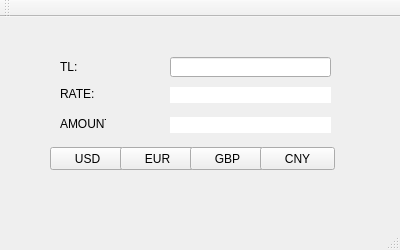
<?xml version="1.0" encoding="UTF-8"?>
<ui version="4.0">
 <class>MainWindow</class>
 <widget class="QMainWindow" name="MainWindow">
  <property name="geometry">
   <rect>
    <x>0</x>
    <y>0</y>
    <width>400</width>
    <height>250</height>
   </rect>
  </property>
  <property name="sizePolicy">
   <sizepolicy hsizetype="Preferred" vsizetype="Preferred">
    <horstretch>0</horstretch>
    <verstretch>0</verstretch>
   </sizepolicy>
  </property>
  <property name="minimumSize">
   <size>
    <width>400</width>
    <height>250</height>
   </size>
  </property>
  <property name="maximumSize">
   <size>
    <width>400</width>
    <height>250</height>
   </size>
  </property>
  <property name="windowTitle">
   <string>MainWindow</string>
  </property>
  <widget class="QWidget" name="centralWidget">
   <widget class="QLabel" name="TL">
    <property name="geometry">
     <rect>
      <x>60</x>
      <y>40</y>
      <width>51</width>
      <height>20</height>
     </rect>
    </property>
    <property name="styleSheet">
     <string notr="true">border-color: rgb(1, 1, 1);</string>
    </property>
    <property name="text">
     <string>TL:</string>
    </property>
   </widget>
   <widget class="QLabel" name="RATE">
    <property name="geometry">
     <rect>
      <x>60</x>
      <y>70</y>
      <width>46</width>
      <height>13</height>
     </rect>
    </property>
    <property name="styleSheet">
     <string notr="true">border-color: rgb(1, 1, 1);</string>
    </property>
    <property name="text">
     <string>RATE:</string>
    </property>
   </widget>
   <widget class="QLabel" name="AMOUNT">
    <property name="geometry">
     <rect>
      <x>60</x>
      <y>100</y>
      <width>46</width>
      <height>13</height>
     </rect>
    </property>
    <property name="styleSheet">
     <string notr="true">border-color: rgb(1, 1, 1);</string>
    </property>
    <property name="text">
     <string>AMOUNT:</string>
    </property>
   </widget>
   <widget class="QPushButton" name="USD">
    <property name="geometry">
     <rect>
      <x>50</x>
      <y>130</y>
      <width>75</width>
      <height>23</height>
     </rect>
    </property>
    <property name="text">
     <string>USD</string>
    </property>
   </widget>
   <widget class="QPushButton" name="EUR">
    <property name="geometry">
     <rect>
      <x>120</x>
      <y>130</y>
      <width>75</width>
      <height>23</height>
     </rect>
    </property>
    <property name="text">
     <string>EUR</string>
    </property>
   </widget>
   <widget class="QPushButton" name="GBP">
    <property name="geometry">
     <rect>
      <x>190</x>
      <y>130</y>
      <width>75</width>
      <height>23</height>
     </rect>
    </property>
    <property name="text">
     <string>GBP</string>
    </property>
   </widget>
   <widget class="QPushButton" name="CNY">
    <property name="geometry">
     <rect>
      <x>260</x>
      <y>130</y>
      <width>75</width>
      <height>23</height>
     </rect>
    </property>
    <property name="text">
     <string>CNY</string>
    </property>
   </widget>
   <widget class="QLineEdit" name="TL_edit">
    <property name="geometry">
     <rect>
      <x>170</x>
      <y>40</y>
      <width>161</width>
      <height>20</height>
     </rect>
    </property>
    <property name="alignment">
     <set>Qt::AlignRight|Qt::AlignTrailing|Qt::AlignVCenter</set>
    </property>
   </widget>
   <widget class="QLabel" name="rate_label">
    <property name="geometry">
     <rect>
      <x>170</x>
      <y>70</y>
      <width>161</width>
      <height>16</height>
     </rect>
    </property>
    <property name="autoFillBackground">
     <bool>false</bool>
    </property>
    <property name="styleSheet">
     <string notr="true">background-color: qlineargradient(spread:pad, x1:0.017, y1:0.982955, x2:0.057, y2:0.943182, stop:0 rgba(255, 255, 255, 255));
border-color: qlineargradient(spread:pad, x1:1, y1:0.955, x2:1, y2:1, stop:1 rgba(0, 0, 0, 255));</string>
    </property>
    <property name="text">
     <string/>
    </property>
    <property name="alignment">
     <set>Qt::AlignRight|Qt::AlignTrailing|Qt::AlignVCenter</set>
    </property>
   </widget>
   <widget class="QLabel" name="amount_label">
    <property name="geometry">
     <rect>
      <x>170</x>
      <y>100</y>
      <width>161</width>
      <height>16</height>
     </rect>
    </property>
    <property name="styleSheet">
     <string notr="true">background-color: qlineargradient(spread:pad, x1:0.017, y1:0.982955, x2:0.057, y2:0.943182, stop:0 rgba(255, 255, 255, 255));
border-color: qlineargradient(spread:pad, x1:1, y1:0.955, x2:1, y2:1, stop:1 rgba(0, 0, 0, 255));</string>
    </property>
    <property name="text">
     <string/>
    </property>
    <property name="alignment">
     <set>Qt::AlignRight|Qt::AlignTrailing|Qt::AlignVCenter</set>
    </property>
   </widget>
  </widget>
  <widget class="QMenuBar" name="menuBar">
   <property name="geometry">
    <rect>
     <x>0</x>
     <y>0</y>
     <width>400</width>
     <height>20</height>
    </rect>
   </property>
  </widget>
  <widget class="QToolBar" name="mainToolBar">
   <attribute name="toolBarArea">
    <enum>TopToolBarArea</enum>
   </attribute>
   <attribute name="toolBarBreak">
    <bool>false</bool>
   </attribute>
  </widget>
  <widget class="QStatusBar" name="statusBar"/>
 </widget>
 <layoutdefault spacing="6" margin="11"/>
 <resources/>
 <connections/>
</ui>
